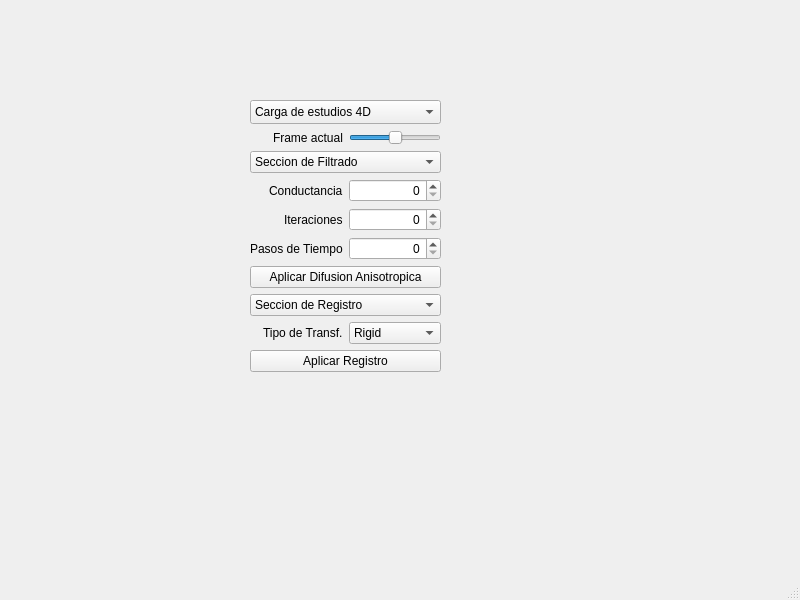
<?xml version="1.0" encoding="UTF-8"?>
<ui version="4.0">
 <class>MainWindow</class>
 <widget class="QMainWindow" name="MainWindow">
  <property name="geometry">
   <rect>
    <x>0</x>
    <y>0</y>
    <width>800</width>
    <height>600</height>
   </rect>
  </property>
  <property name="windowTitle">
   <string>MainWindow</string>
  </property>
  <widget class="QWidget" name="Procesador4D">
   <widget class="QWidget" name="formLayoutWidget">
    <property name="geometry">
     <rect>
      <x>250</x>
      <y>100</y>
      <width>191</width>
      <height>351</height>
     </rect>
    </property>
    <layout class="QFormLayout" name="formLayout">
     <property name="sizeConstraint">
      <enum>QLayout::SetNoConstraint</enum>
     </property>
     <property name="labelAlignment">
      <set>Qt::AlignRight|Qt::AlignTrailing|Qt::AlignVCenter</set>
     </property>
     <property name="formAlignment">
      <set>Qt::AlignRight|Qt::AlignTop|Qt::AlignTrailing</set>
     </property>
     <item row="0" column="0" colspan="2">
      <widget class="QComboBox" name="comboBox">
       <property name="autoFillBackground">
        <bool>false</bool>
       </property>
       <property name="sizeAdjustPolicy">
        <enum>QComboBox::AdjustToMinimumContentsLengthWithIcon</enum>
       </property>
       <item>
        <property name="text">
         <string>Carga de estudios 4D</string>
        </property>
       </item>
       <item>
        <property name="text">
         <string>Cerrar Escena</string>
        </property>
       </item>
      </widget>
     </item>
     <item row="1" column="0">
      <widget class="QLabel" name="label">
       <property name="text">
        <string>Frame actual</string>
       </property>
      </widget>
     </item>
     <item row="1" column="1">
      <widget class="QSlider" name="horizontalSlider">
       <property name="value">
        <number>50</number>
       </property>
       <property name="orientation">
        <enum>Qt::Horizontal</enum>
       </property>
      </widget>
     </item>
     <item row="2" column="0" colspan="2">
      <widget class="QComboBox" name="comboBox_2">
       <item>
        <property name="text">
         <string>Seccion de Filtrado</string>
        </property>
       </item>
      </widget>
     </item>
     <item row="3" column="0">
      <widget class="QLabel" name="label_2">
       <property name="text">
        <string>Conductancia</string>
       </property>
      </widget>
     </item>
     <item row="3" column="1">
      <widget class="QSpinBox" name="spinBox">
       <property name="alignment">
        <set>Qt::AlignRight|Qt::AlignTrailing|Qt::AlignVCenter</set>
       </property>
      </widget>
     </item>
     <item row="4" column="0">
      <widget class="QLabel" name="label_3">
       <property name="text">
        <string>Iteraciones</string>
       </property>
      </widget>
     </item>
     <item row="4" column="1">
      <widget class="QSpinBox" name="spinBox_2">
       <property name="alignment">
        <set>Qt::AlignRight|Qt::AlignTrailing|Qt::AlignVCenter</set>
       </property>
      </widget>
     </item>
     <item row="5" column="0">
      <widget class="QLabel" name="label_4">
       <property name="text">
        <string>Pasos de Tiempo</string>
       </property>
      </widget>
     </item>
     <item row="5" column="1">
      <widget class="QSpinBox" name="spinBox_3">
       <property name="alignment">
        <set>Qt::AlignRight|Qt::AlignTrailing|Qt::AlignVCenter</set>
       </property>
      </widget>
     </item>
     <item row="6" column="0" colspan="2">
      <widget class="QPushButton" name="pushButton_3">
       <property name="text">
        <string>Aplicar Difusion Anisotropica</string>
       </property>
      </widget>
     </item>
     <item row="7" column="0" colspan="2">
      <widget class="QComboBox" name="comboBox_3">
       <item>
        <property name="text">
         <string>Seccion de Registro</string>
        </property>
       </item>
      </widget>
     </item>
     <item row="8" column="0">
      <widget class="QLabel" name="label_7">
       <property name="text">
        <string>Tipo de Transf.</string>
       </property>
      </widget>
     </item>
     <item row="8" column="1">
      <widget class="QComboBox" name="comboBox_4">
       <item>
        <property name="text">
         <string>Rigid</string>
        </property>
       </item>
       <item>
        <property name="text">
         <string>B Sline</string>
        </property>
       </item>
      </widget>
     </item>
     <item row="9" column="0" colspan="2">
      <widget class="QPushButton" name="pushButton_4">
       <property name="text">
        <string>Aplicar Registro</string>
       </property>
      </widget>
     </item>
    </layout>
   </widget>
  </widget>
  <widget class="QMenuBar" name="menubar">
   <property name="geometry">
    <rect>
     <x>0</x>
     <y>0</y>
     <width>800</width>
     <height>21</height>
    </rect>
   </property>
  </widget>
  <widget class="QStatusBar" name="statusbar"/>
 </widget>
 <resources/>
 <connections/>
</ui>
